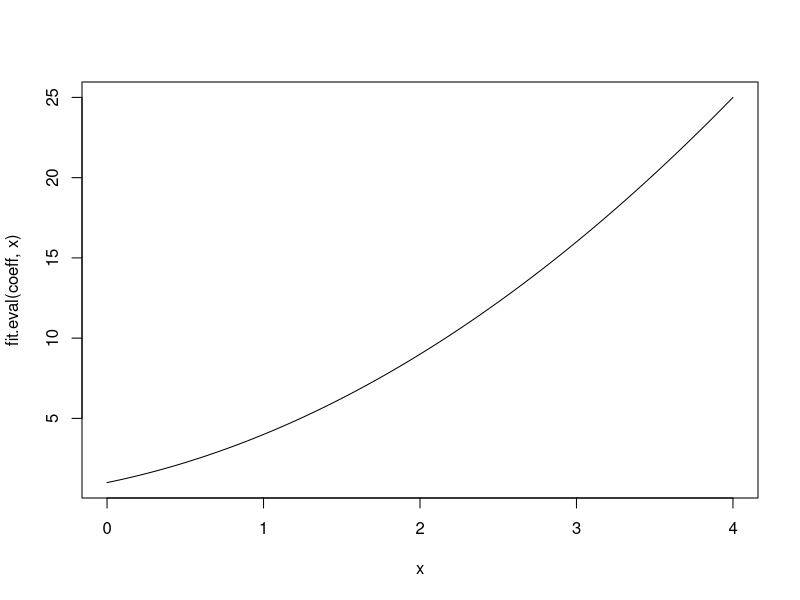
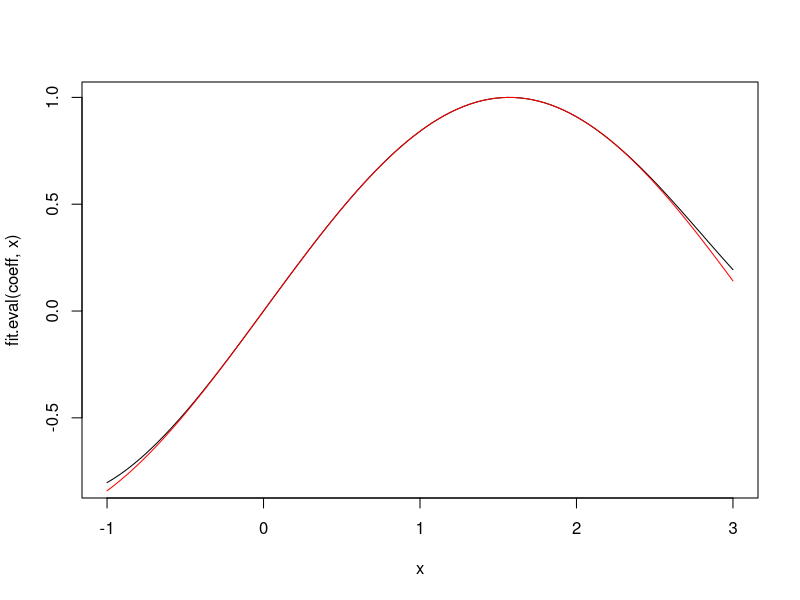

The R source for these figures, in order:
#fitcalc.R

#Given a vector of n x values and a vector of n y values,
#returns a vector of n coefficients for a polynomial of degree n-1

x <- c(0,1,2)   #the evaluation points
y <- c(1,4,9)   #desired values at these points
#Find the coefficients of a polynomial that gives y when evaluated at e
fit.makePoly <- function(x,y){
  n <- length(x)
  stopifnot(length(y)==n)
  P <- matrix(nrow = n, ncol = n)   #the change-of-basis matrix
  for (i in 1:n) {
    P[,i] <- x^(i-1)
  }
  P   #each column gives the values of a monomial at 0, 1, and 2
  PInv <- solve(P);PInv   #the inverse matrix
  #Each column gives the coefficients of a polynomial that is 1 at one point, 0 at the others.
  #p(x) = 1 - 1.5x +0.5 x^2 has p(0)=1 p(1)=p(2)=0
  #p(x) = 2x - x^2 has p(1)=1 p(0)=p(2)=0
  #p(x) = 0.5x +0.5 x^2 has p(2)=1 p(0)=p(1)=0
  coeff <- PInv%*%y #multiply each by the desired value
  return(coeff)
}
fit.makePoly(x,y)

#Evaluate a polynomial with the specified coefficients at the specified x
eval <- function(coeff,x){
  n <- length(coeff)
  xpower <- numeric(n)
  #Calculate the powers 0 though n-1 for x
  for (i in 1:n) 
    xpower[i] <- x^(i-1)
  #Add up the terms in the polynomial
  return (sum(coeff*xpower))
}
#Vectorize this function so we can evaluate at many points
fit.eval <- Vectorize(eval,"x")


coeff <- fit.makePoly(x,y); coeff   #find the coefficients
fit.eval(coeff,x)   #check that we got it right
curve(fit.eval(coeff,x), from = 0, to = 4)

#Points where we know the value of the sine function
x <- c(0,pi/6,pi/4,pi/3,pi/2, 2*pi/3)
y <- c(0,1/2,sqrt(2)/2, sqrt(3)/2,1,sqrt(3)/2)  #the values we know
coeff <- fit.makePoly(x,y);coeff    #coefficients for a degree 5 polynomial
curve(fit.eval(coeff,x), from = -1, to = 3)   #graph it in black
curve(sin, add = TRUE, col = "red")           #graph the sine function in red to compare


#Given a polynomial as a vector of coefficients, converts it to a printable string
convertPoly <- function(coeff) {
  v <- character(0)
  n <- length(coeff)
  if (coeff[n] < 0) v <- c(v, "-")
  while(n > 0) {
    if (n > 2 && coeff[n] != 0){
      if (coeff[n] != 1) v <- c(v, abs(coeff[n]))
      v <- c(v,"x","<sup>",n-1,"</sup>",ifelse(coeff[n-1]>0,"+","-"))
    }
    
    if (n== 2 && coeff[2] != 0) {
      if (coeff[2] != 1) v <- c(v, abs(coeff[2]))
      v <- c(v,"x",ifelse(coeff[n-1]>0,"+","-"))
    }
    if ((n == 1) && (length(v) == 0 || coeff[1]!=0)) v <- c(v, abs(coeff[1]))
    n <- n-1
  }
  if (tail(v,1)=="+") v <- head(v,-1)
  return(paste(v,sep="",collapse=""))
}
convertPoly(c(1,0,0,2))
